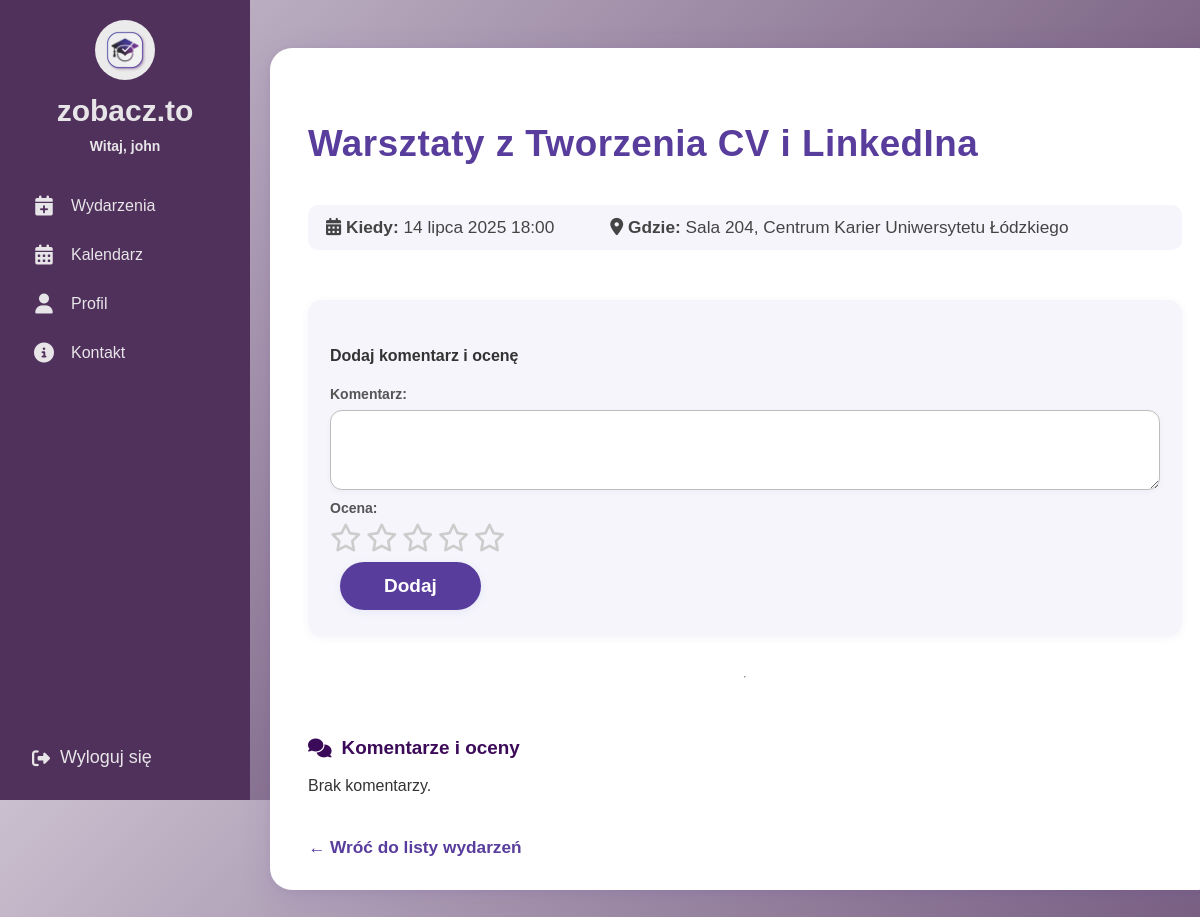
Screenshot of /events/event/31/ (signed in) with the database file from the repository.
### events/models.py (models this page shows, shortened)
class Event(models.Model):
    title = models.CharField("Tytuł", max_length=200)
    description = models.TextField("Opis wydarzenia")
    date = models.DateTimeField("Data")
    location = models.CharField("Lokalizacja", max_length=200)
    created_by = models.ForeignKey(User, on_delete=models.CASCADE, related_name="created_events")
    image = models.ImageField(upload_to='event_images/', null=True, blank=True)

### events/views.py (the view)
# urls.py: path('event/<int:event_id>/', views.event_detail, name='event_detail'),
@login_required
def event_detail(request, event_id):
    event = get_object_or_404(Event, id=event_id)
    comments = event.comments.select_related('user').order_by('-created_at')
    avg_rating = event.comments.aggregate(avg=Avg('rating'))['avg']
    if request.method == 'POST':
        form = EventCommentForm(request.POST)
        if form.is_valid():
            comment = form.save(commit=False)
            comment.event = event
            comment.user = request.user
            comment.save()
            messages.success(request, "Twój komentarz został dodany.")
            return redirect('event_detail', event_id=event.id)
    else:
        form = EventCommentForm()
        return render(request, 'events/event_detail.html', {
        'event': event,
        'comments': comments,
        'form': form,
        'avg_rating': round(avg_rating or 0, 2),
    })

### events/forms.py
class EventCommentForm(forms.ModelForm):
    class Meta:
        model = EventComment
        fields = ['comment', 'rating']
        widgets = {
            'comment': forms.Textarea(attrs={'rows': 3}),
            'rating': forms.Select(choices=[(i, i) for i in range(1, 6)]),
        }

### templates/events/event_detail.html (shortened to what this page needs)
{% extends "base.html" %}
{% load static %}
{% block content %}
<link rel="stylesheet" href="https://cdnjs.cloudflare.com/ajax/libs/font-awesome/6.4.0/css/all.min.css">
<link rel="stylesheet" href="{% static 'css/events.css' %}">
<div class="main-content event-detail-bg">
  <div class="event-detail-card improved">
    <h2 class="event-title">{{ event.title }}</h2>
    <div class="event-meta">
      <span><i class="fas fa-calendar-alt"></i> <strong>Kiedy:</strong> {{ event.date }}</span>
      <span style="margin-left: 24px;"><i class="fas fa-map-marker-alt"></i> <strong>Gdzie:</strong> {{ event.location }}</span>
    </div>
    {% if user.is_authenticated %}
      <div class="add-comment-section improved" style="margin-top: 18px;">
        <h4>Dodaj komentarz i ocenę</h4>
        <form method="post" class="comment-form" id="comment-form">
          <div class="form-group">
            {{ form.comment.label_tag }}
            {{ form.comment }}
          </div>
          <div class="form-group">
            <label>Ocena:</label>
            <span id="star-rating">
              {% for i in "12345"|make_list %}
                <i class="fa-star far" data-value="{{ forloop.counter }}"></i>
              {% endfor %}
            </span>
          </div>
          <button type="submit" class="enroll-button">Dodaj</button>
        </form>
      </div>
    {% else %}
      <p><a href="{% url 'login' %}">Zaloguj się</a>, aby dodać komentarz.</p>
    {% endif %}
    <hr>
    <div class="event-comments-section">
      <h3><i class="fas fa-comments"></i> Komentarze i oceny</h3>
      <ul class="comments-list">
        {% for comment in comments %}
          <li class="comment-item improved">
            <div class="comment-avatar">
              {{ comment.user.username|slice:":1"|upper }}
            </div>
            <div class="comment-content">
              <div class="comment-header">
                <strong>{{ comment.user.username }}</strong>
                <span class="comment-rating">
                  {% for i in "12345"|make_list %}
                    {% if forloop.counter <= comment.rating %}
                      <i class="fas fa-star" style="color:gold"></i>
                    {% else %}
                      <i class="far fa-star" style="color:gold"></i>
                    {% endif %}
                  {% endfor %}
                  ({{ comment.rating }}/5)
                </span>
                <span class="comment-date">{{ comment.created_at|date:"Y-m-d H:i" }}</span>
                {% if user.is_authenticated and user.groups.all.0.name == "admin" %}
                  <form method="post" action="{% url 'delete_comment' comment.id %}" style="display:inline;">
                    {% csrf_token %}
                    <button type="submit" class="delete-button" onclick="return confirm('Czy na pewno chcesz usunąć ten komentarz?');">Usuń</button>
                  </form>
                {% endif %}
              </div>
              <div class="comment-body">
                {{ comment.comment }}
              </div>
            </div>
          </li>
        {% empty %}
          <li class="event-empty">Brak komentarzy.</li>
        {% endfor %}
      </ul>
    </div>
    <a href="{% url 'events_list' %}" class="back-link">← Wróć do listy wydarzeń</a>
  </div>
</div>
{% endblock %}

### templates/base.html (shortened to what this page needs)
{% load static %}
<!DOCTYPE html>
<html>
<head>
    <link rel="stylesheet" href="https://cdnjs.cloudflare.com/ajax/libs/font-awesome/6.4.0/css/all.min.css">
    <link rel="stylesheet" href="{% static 'css/home.css' %}">
    <link rel="stylesheet" href="{% static 'css/profile.css' %}">
    <link rel="stylesheet" href="{% static 'css/events.css' %}">
    <link rel="stylesheet" href="{% static 'css/organizer_request_form.css' %}">
    <link rel="stylesheet" href="{% static 'css/organizer_request_sent.css' %}">
    <link rel="stylesheet" href="{% static 'css/organizer_requests_list.css' %}">
</head>
<body>
<div class="sidebar">
  <div class="top">
    <div class="logo">
      <a href="{% url 'home' %}">
        <img src="{% static 'images/logo.jpeg' %}" alt="Logo">
      </a>
      <span class="site-name">zobacz.to</span>
      {% if user.is_authenticated %}
        <span class="username">Witaj, {{ user.username }}</span>
      {% endif %}
    </div>
    <div class="menu">
      <a href="{% url 'events_list' %}">
        <i class="fas fa-calendar-plus"></i>
        <span class="label">Wydarzenia</span>
      </a>
      <a href="{% url 'custom-calendar' %}">
        <i class="fas fa-calendar-alt"></i>
        <span class="label">Kalendarz</span>
      </a>
      <a href="{% url 'profile' %}">
        <i class="fas fa-user"></i>
        <span class="label">Profil</span>
      </a>
      <a href="{% url 'contact' %}">
        <i class="fas fa-info-circle"></i>
        <span class="label">Kontakt</span>
      </a>
    </div>
  </div>
  <div class="bottom">
    <form action="{% url 'logout' %}" method="post">
      <button type="submit">
        <i class="fas fa-sign-out-alt"></i>
        <span class="logout-label">Wyloguj się</span>
      </button>
    </form>
  </div>
</div>
  <main>
    <div class="main-content">
    {% block content %}
    {% endblock content %}
  </main>
</body>
</html>

### static/css/home.css (style rules this page uses)
:root { --light-purple: #CABFCF; --dark-purple: #50315C; --medium-purple: #583D9C; --white: #E7E5E8; --blue-purple: #4941A1; }
body { margin: 0; font-family: 'Arial', sans-serif; background: linear-gradient(135deg, var(--light-purple), var(--dark-purple)); height: 100vh; overflow-x: hidden; }
.main-content { min-height: 100vh; width: calc(100vw - 250px); max-width: calc(100vw - 250px); box-sizing: border-box; padding: 0; margin-left: 250px; transition: none; overflow-y: visible; color: #333; }
.sidebar { background-color: var(--dark-purple); width: 250px; display: flex; flex-direction: column; justify-content: space-between; color: var(--white); height: 100vh; position: fixed; left: 0; top: 0; z-index: 10; }
.sidebar .top, .sidebar .bottom { padding: 20px; }
.sidebar .logo { display: flex; flex-direction: column; align-items: center; }
.sidebar .logo img { width: 60px; height: 60px; border-radius: 50%; margin-bottom: 10px; transition: width 0.3s ease, height 0.3s ease; }
.sidebar .logo .site-name { font-size: 30px; font-weight: 700; color: var(--white); margin-bottom: 5px; }
.sidebar .username { font-weight: 600; font-size: 14px; text-align: left; margin-top: 5px; display: block !important; }
.menu { margin-top: 30px; }
.menu a { display: flex; align-items: center; gap: 15px; color: var(--white); text-decoration: none; padding: 12px; border-radius: 8px; transition: background 0.2s; white-space: nowrap; margin-bottom: 5px; }
.menu .label { font-size: 16px; display: block !important; }
.sidebar .menu i { font-size: 20px; min-width: 24px; text-align: center; }
.sidebar .bottom form { margin: 0; }
.sidebar .bottom button { background: none; border: none; color: var(--white); font-size: 18px; cursor: pointer; display: flex; align-items: center; gap: 10px; padding: 12px; width: 100%; text-align: left; border-radius: 8px; transition: background 0.2s; }

### static/css/profile.css (style rules this page uses)
.form-group { display: flex; flex-direction: column; margin-bottom: 0; }
.form-group label { font-weight: 600; margin-bottom: 8px; font-size: 14px; color: #555; }
.form-group input, .form-group textarea { width: 100%; padding: 12px 16px; font-size: 15px; border-radius: 8px; border: 1px solid #d0d0e0; background-color: #fcfcff; margin-bottom: 0; box-sizing: border-box; transition: border-color 0.2s, box-shadow 0.2s, background-color 0.2s; resize: vertical; min-height: 40px; }

### static/css/events.css (style rules this page uses)
.form-group { flex: 1 1 180px; display: flex; flex-direction: column; margin-bottom: 0; }
.event-title { font-size: 18px; font-weight: bold; margin-bottom: 4px; }
.event-meta { color: #888; font-size: 14px; margin-bottom: 8px; }
.enroll-button { background: #81c784; color: #fff; border: none; border-radius: 18px; padding: 7px 20px; font-size: 1rem; font-weight: 600; cursor: pointer; margin-left: 10px; transition: background 0.2s; box-shadow: 0 2px 8px rgba(129,199,132,0.10); }

### rows the page displays
Event: title "Warsztaty z Tworzenia CV i LinkedIna", date "14 lipca 2025 18:00", location "Sala 204, Centrum Karier Uniwersytetu Łódzkiego"

### other values shown
{{ user.username }} "john"
